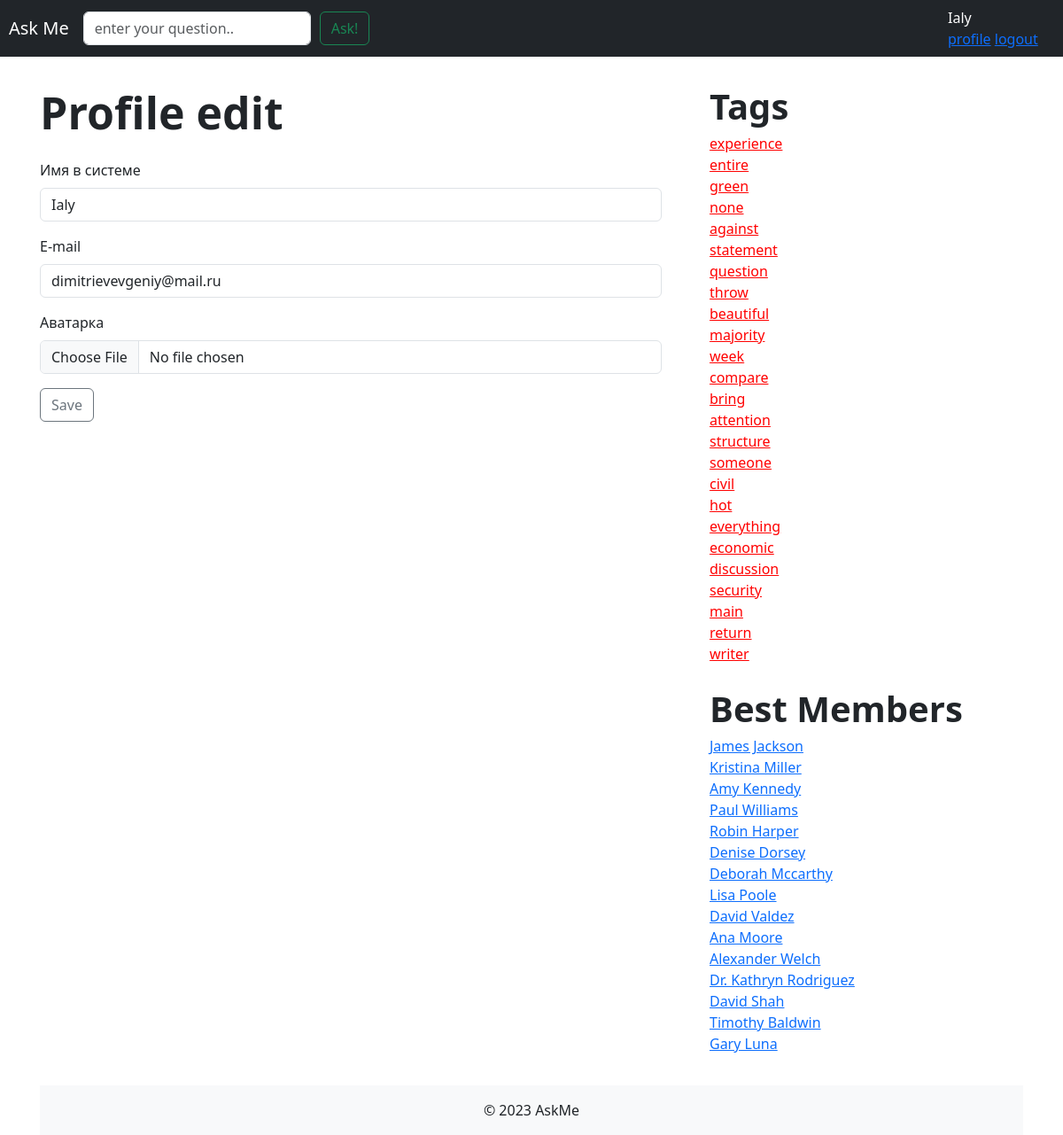
Page /profile/edit (signed in) on the committed database.
### app/models.py (models this page shows)
class Profile(models.Model):
    user = models.OneToOneField(User, on_delete=models.CASCADE)
    user_name = models.CharField(max_length=256, verbose_name='Имя в системе')
    email = models.EmailField(verbose_name='E-mail', default='email@mail.com', blank=True)
    image = models.ImageField(
        upload_to='avatar/%Y/%m/%d/',
        default='no_avatar.jpg',
        blank=True,
        verbose_name='Аватарка'
    )
    objects = ProfileManager()
    def __str__(self):
        return self.user_name
    class Meta:
        verbose_name = 'Профиль'
        verbose_name_plural = 'Профили'

class Tag(models.Model):
    name = models.CharField(max_length=256, unique=True, verbose_name='Название тэга')
    objects = TagManager()
    def __str__(self):
        return self.name
    class Meta:
        verbose_name = 'Тэг'
        verbose_name_plural = 'Тэги'

### app/views.py (the view, shortened to what this page needs)
# urls.py: path('profile/edit', views.edit_profile, name='profile_edit'),
@login_required
def edit_profile(request):
    user = request.user
    if request.method == 'GET':
        form = EditProfileForm(
            data={'user_name': user.profile.user_name, 'email': user.profile.email, 'image': user.profile.image})
    ctx = {'form': form}
    return render(request, 'settings.html', ctx)

### app/forms.py
class EditProfileForm(forms.ModelForm):
    class Meta:
        model = Profile
        fields = ['user_name', 'email', 'image']

### app/models.py (called while the page is built)
    def get_best_users(self):
        return self.all()[:15]

    def get_best_tags(self):
        return self.all()[:25]

### askme/context_processors.py (called while the page is built)
def tags(arg):
    tags = Tag.objects.get_best_tags()
    return {'tags': tags}

def best_members(arg):
    best_members = Profile.objects.get_best_users()
    return {'members': best_members}

### templates/settings.html (shortened to what this page needs)
{% extends 'inc/base.html' %}
{% load static %}
{% load bootstrap4 %}
{% block content %}
    <div class="row">
        <span id="page_header">Profile edit</span>
    </div>
    <form class="form" method="POST" action="/profile/edit" novalidate enctype="multipart/form-data">
        {% bootstrap_form form %}
        {% buttons %}
            <button type="submit" class="page_btn btn btn-outline-secondary">Save</button>
        {% endbuttons %}
    <br>
    </form>
{% endblock content %}
{% block right %}
    {% include 'inc/tags.html' %}
{% endblock right %}

### templates/inc/navbar.html (shortened to what this page needs)
{% load static %}
<nav class="navbar navbar-expand-md navbar-dark fixed-top bg-dark">
    <a class="navbar-brand" style="margin-left: 10px" href="{% url 'index' %}">Ask Me</a>
    <div class="collapse navbar-collapse" id="navbarCollapse">
        <form class="form-inline mt-2 mt-md-0 d-flex" action="{% url 'ask_question' %}">
            <input class="form-control mr-sm-2" maxlength="50" type="text" placeholder="enter your question.." aria-label="Search">
            <button class="btn btn-outline-success my-2 my-sm-0" style="margin-left: 10px" type="submit">Ask!</button>
        </form>
    </div>
    <div>
        <div class="profile_info">
            <span id="name"> {{ request.user.username }} </span>
            <div class="header_profile_links">
                {% if request.user.is_authenticated %}
                    <a  href="{% url 'profile_edit' %}">profile</a>
                    <a class="" href="{% url 'logout' %}?next={{ request.path }}">logout</a>
                {% else %}
                    <a class="" href="{% url 'login' %}?next={{ request.path }}">login</a>
                    <a class="" href="{% url 'signup' %}">signup</a>
                {% endif %}
            </div>
        </div>
    </div>
</nav>

### templates/inc/tags.html
<div>
    <div class="row">
        <span class="row tags_header">Tags</span>
    </div>
    <div class="row link_tags">
        {% for tag in tags %}
            <a class="sample_tag lang_tag" href="{% url 'tag' tag  %}">{{ tag }}</a>
        {% endfor %}
    </div>
</div>
<div>
    <div class="row">
        <span class="row tags_header">Best Members</span>
    </div>
    <div class="row link_tags">
        {% for member in members %}
            <a class="sample_tag" href="">{{ member }}</a>
        {% endfor %}
    </div>
</div>

### static/css/sticky-footer.css (style rules this page uses)
html { position: relative; min-height: 100%; }
body { margin-bottom: 60px; }

### static/css/container.css (style rules this page uses)
#page_header { font-size: 50px; font-weight: bold; margin-bottom: 15px; }
#name { color: white; }
.profile_info { margin-left: 15px; width: 130px; }
.tags_header { font-size: 40px; font-weight: bold; margin-left: 0; }
.link_tags { margin-right: 25px; margin-bottom: 20px; }
.sample_tag { margin-right: 5px; }
.lang_tag { color: red; }
.page_btn { margin-right: 5px; }

### rows in the picture
Profile: user_name "Ialy", email "dimitrievevgeniy@mail.ru"
Tag: name "experience"
Tag: name "entire"
Tag: name "green"
Tag: name "none"
Tag: name "against"
Tag: name "statement"
Tag: name "question"
Tag: name "throw"
Tag: name "beautiful"
Tag: name "majority"
Tag: name "week"
Tag: name "compare"
Tag: name "bring"
Tag: name "attention"
Tag: name "structure"
Tag: name "someone"
Tag: name "civil"
Tag: name "hot"
Tag: name "everything"
Tag: name "economic"
Tag: name "discussion"
Tag: name "security"
Tag: name "main"
Tag: name "return"
Tag: name "writer"
Profile: user_name "James Jackson"
Profile: user_name "Kristina Miller"
Profile: user_name "Amy Kennedy"
Profile: user_name "Paul Williams"
Profile: user_name "Robin Harper"
Profile: user_name "Denise Dorsey"
Profile: user_name "Deborah Mccarthy"
Profile: user_name "Lisa Poole"
Profile: user_name "David Valdez"
Profile: user_name "Ana Moore"
Profile: user_name "Alexander Welch"
Profile: user_name "Dr. Kathryn Rodriguez"
Profile: user_name "David Shah"
Profile: user_name "Timothy Baldwin"
Profile: user_name "Gary Luna"

### other values in the picture
{{ request.user.username }} "Ialy"
